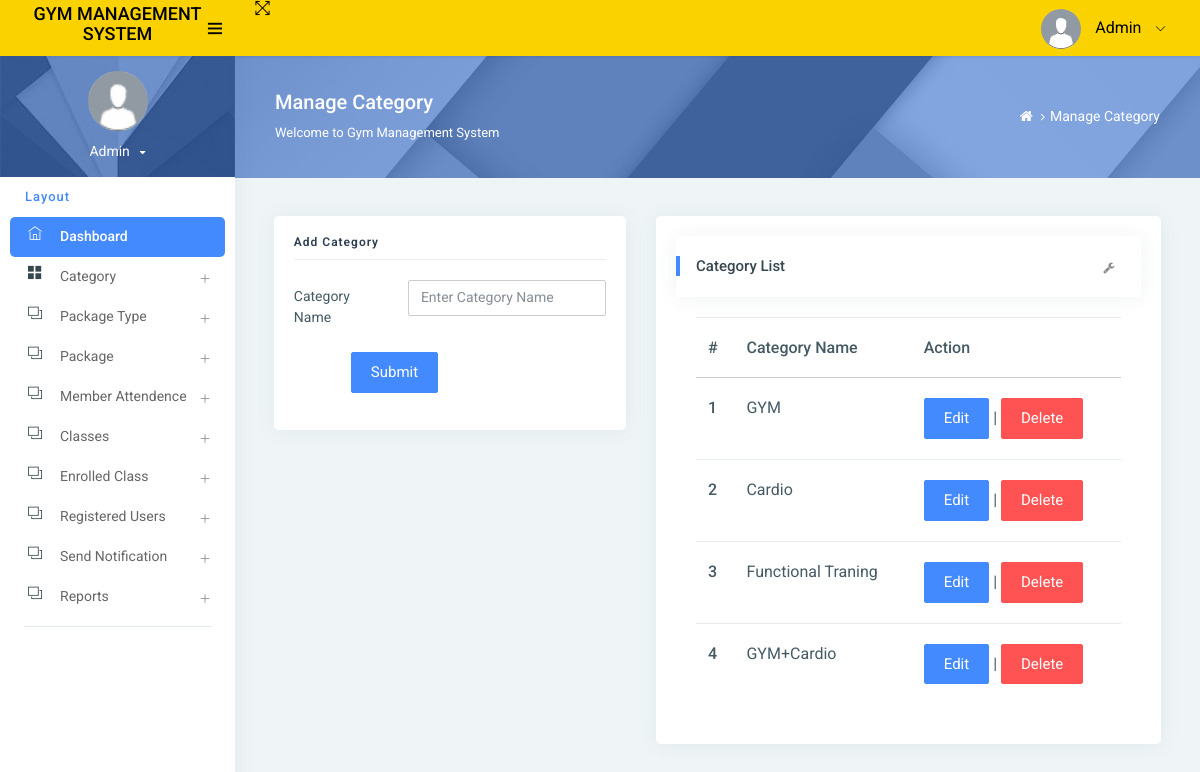
/manageCategory/ (signed in), run on the app's committed database.
### app/models.py (models this page shows, shortened)
class Category(models.Model):
    categoryname = models.CharField(max_length=200, null=True)
    status = models.CharField(max_length=300, null=True)
    creationdate = models.DateTimeField(auto_now_add=True)

### app/views.py (the view)
# urls.py: path('manageCategory/', manageCategory, name='manageCategory'),
def manageCategory(request):
    if not request.user.is_authenticated:
        return redirect('admin_login')
    category = Category.objects.all()
    try:
        if request.method == "POST":
            categoryname = request.POST['categoryname']
            try:
                Category.objects.create(categoryname=categoryname)
                error = "no"
            except:
                error = "yes"
    except:
        pass
    return render(request, 'admin/manageCategory.html', locals())

### templates/admin/manageCategory.html (shortened to what this page needs)
{% extends 'admin_base.html' %}
{% load static %}
{% block main %}
<div class="page-header">
    <div class="page-block">
        <div class="row align-items-center">
            <div class="col-md-8">
                <div class="page-header-title">
                    <h5 class="m-b-10">Manage Category</h5>
                    <p class="m-b-0">Welcome to Gym Management System</p>
                </div>
            </div>
            <div class="col-md-4">
                <ul class="breadcrumb-title">
                    <li class="breadcrumb-item">
                        <a href="{% url 'admin_home' %}"> <i class="fa fa-home"></i> </a>
                    </li>
                    <li class="breadcrumb-item"><a href="">Manage Category</a>
                    </li>
                </ul>
            </div>
        </div>
    </div>
</div>
<div class="pcoded-inner-content">
    <div class="main-body">
        <div class="page-wrapper">
            <div class="page-body">
                <div class="row">
                    <div class="col-sm-5">
                        <div class="card">
                            <div class="card-block">
                                <h4 class="sub-title">Add Category</h4>
                                <form method="post">
                                    <div class="form-group row">
                                        <label class="col-sm-4 col-form-label">Category Name</label>
                                        <div class="col-sm-8">
                                            <input type="text" name="categoryname" placeholder="Enter Category Name"
                                                   class="form-control" required>
                                        </div>
                                    </div>
                                    <div class="form-group row">
                                        <label class="col-sm-2 col-form-label"></label>
                                        <div class="col-sm-10">
                                            <input type="submit" class="btn btn-primary" value="Submit">
                                        </div>
                                    </div>
                                </form>
                            </div>
                        </div>
                    </div>
                    <div class="col-md-7">
                        <div class="card">
                            <div class="card-block">
                                <div class="card-header">
                                    <h5>Category List</h5>
                                    <div class="card-header-right">
                                        <ul class="list-unstyled card-option">
                                            <li><i class="fa fa fa-wrench open-card-option"></i></li>
                                        </ul>
                                    </div>
                                </div>
                                <div class="card-block table-border-style">
                                    <div class="table-responsive">
                                        <table class="table">
                                            <thead>
                                            <tr>
                                                <th>#</th>
                                                <th>Category Name</th>
                                                <th>Action</th>
                                            </tr>
                                            </thead>
                                            <tbody>
                                            {% for i in category %}
                                            <tr>
                                                <th scope="row">{{forloop.counter}}</th>
                                                <td>{{i.categoryname}}</td>
                                                <td><a href="{% url 'editCategory' i.id %}" class="btn btn-primary">Edit</a> |
                                                    <a href="{% url 'deleteCategory' i.id %}"
                                                       onclick="return confirm('Are you sure to Delete')"
                                                       class="btn btn-danger">Delete</a></td>
                                            </tr>
                                            {% endfor %}
                                            </tbody>
                                        </table>
                                    </div>
                                </div>
                            </div>
                        </div>
                    </div>
                </div>
            </div>
        </div>
    </div>
</div>
{% endblock %}

### data on the page
Category: categoryname "GYM"
Category: categoryname "Cardio"
Category: categoryname "Functional Traning"
Category: categoryname "GYM+Cardio"
